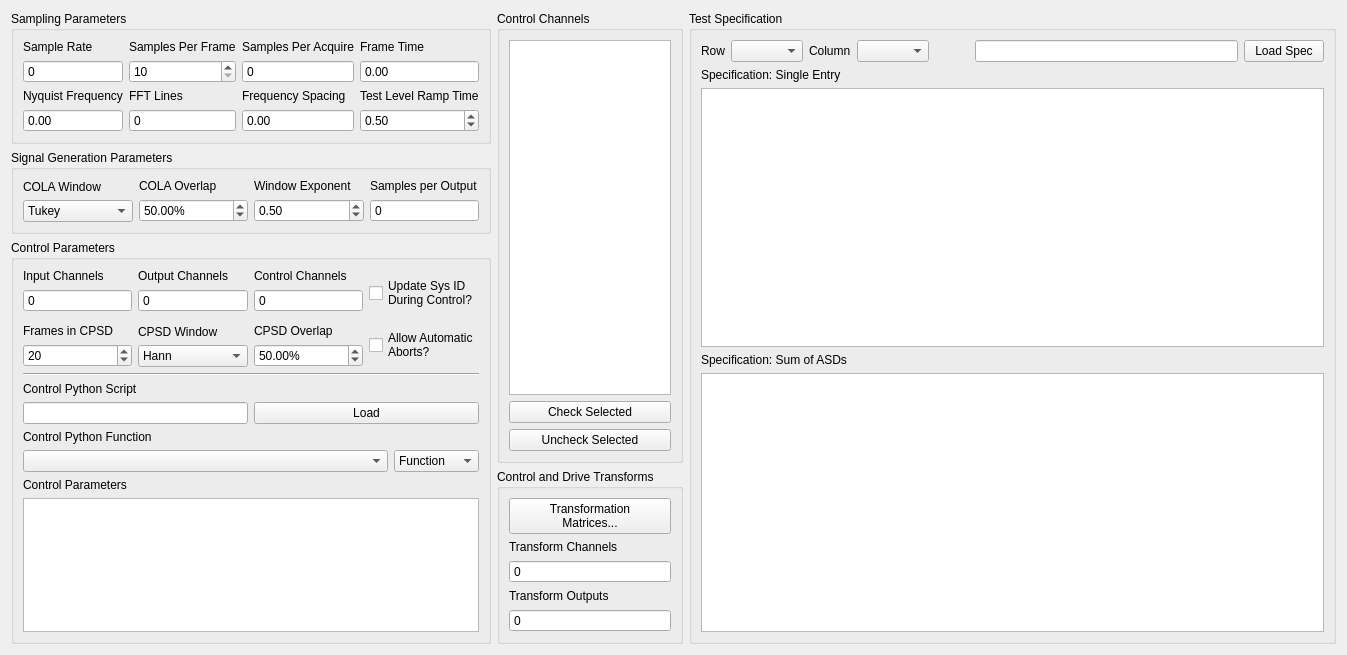
<?xml version="1.0" encoding="UTF-8"?>
<ui version="4.0">
 <class>Form</class>
 <widget class="QWidget" name="Form">
  <property name="geometry">
   <rect>
    <x>0</x>
    <y>0</y>
    <width>1347</width>
    <height>655</height>
   </rect>
  </property>
  <property name="windowTitle">
   <string>Form</string>
  </property>
  <layout class="QVBoxLayout" name="verticalLayout">
   <item>
    <layout class="QHBoxLayout" name="specification_layout" stretch="0,0,1">
     <item>
      <layout class="QVBoxLayout" name="specification_summary_layout">
       <item>
        <widget class="QGroupBox" name="sampling_parameters_groupbox">
         <property name="title">
          <string>Sampling Parameters</string>
         </property>
         <layout class="QGridLayout" name="gridLayout">
          <item row="0" column="2">
           <layout class="QVBoxLayout" name="samples_per_read_layout">
            <item>
             <widget class="QLabel" name="samples_per_acquire_label">
              <property name="text">
               <string>Samples Per Acquire</string>
              </property>
             </widget>
            </item>
            <item>
             <widget class="QSpinBox" name="samples_per_acquire_display">
              <property name="enabled">
               <bool>true</bool>
              </property>
              <property name="toolTip">
               <string>Number of samples that the control process processes at a time.  This will be equal to the Samples per Frame * (1 - Overlap Percentage / 100).  This need correspond to the read or write size of the data acquisition system as the control process acquisition is buffered.</string>
              </property>
              <property name="readOnly">
               <bool>true</bool>
              </property>
              <property name="buttonSymbols">
               <enum>QAbstractSpinBox::NoButtons</enum>
              </property>
              <property name="prefix">
               <string/>
              </property>
              <property name="maximum">
               <number>1000000</number>
              </property>
             </widget>
            </item>
           </layout>
          </item>
          <item row="0" column="0">
           <layout class="QVBoxLayout" name="samples_per_frame_layout">
            <item>
             <widget class="QLabel" name="sample_rate_display_label">
              <property name="text">
               <string>Sample Rate</string>
              </property>
             </widget>
            </item>
            <item>
             <widget class="QSpinBox" name="sample_rate_display">
              <property name="enabled">
               <bool>true</bool>
              </property>
              <property name="toolTip">
               <string>Sample rate in samples per second of the data acquisition hardware.  This is a global parameter and must be set in the Data Acquisition Setup tab.</string>
              </property>
              <property name="readOnly">
               <bool>true</bool>
              </property>
              <property name="buttonSymbols">
               <enum>QAbstractSpinBox::NoButtons</enum>
              </property>
              <property name="prefix">
               <string/>
              </property>
              <property name="maximum">
               <number>1000000</number>
              </property>
             </widget>
            </item>
           </layout>
          </item>
          <item row="1" column="0">
           <layout class="QVBoxLayout" name="nyquist_frequency_layout">
            <item>
             <widget class="QLabel" name="nyquist_frequency_label">
              <property name="text">
               <string>Nyquist Frequency</string>
              </property>
             </widget>
            </item>
            <item>
             <widget class="QDoubleSpinBox" name="nyquist_frequency_display">
              <property name="enabled">
               <bool>true</bool>
              </property>
              <property name="toolTip">
               <string>The Nyquist Frequency is the highest frequency that can be analyzed using frequency domain techniques.  It is the Sample Rate / 2.</string>
              </property>
              <property name="readOnly">
               <bool>true</bool>
              </property>
              <property name="buttonSymbols">
               <enum>QAbstractSpinBox::NoButtons</enum>
              </property>
              <property name="maximum">
               <double>1000000.000000000000000</double>
              </property>
             </widget>
            </item>
           </layout>
          </item>
          <item row="1" column="1">
           <layout class="QVBoxLayout" name="fft_lines_layout">
            <item>
             <widget class="QLabel" name="fft_lines_label">
              <property name="text">
               <string>FFT Lines</string>
              </property>
             </widget>
            </item>
            <item>
             <widget class="QSpinBox" name="fft_lines_display">
              <property name="enabled">
               <bool>true</bool>
              </property>
              <property name="toolTip">
               <string>The number of frequency lines in the Fast Fourier Transform output, which is the number of frequency lines that will be in the Transfer Function and CPSD matrices.</string>
              </property>
              <property name="readOnly">
               <bool>true</bool>
              </property>
              <property name="buttonSymbols">
               <enum>QAbstractSpinBox::NoButtons</enum>
              </property>
              <property name="prefix">
               <string/>
              </property>
              <property name="maximum">
               <number>1000000</number>
              </property>
             </widget>
            </item>
           </layout>
          </item>
          <item row="1" column="2">
           <layout class="QVBoxLayout" name="frequency_spacing_layout">
            <item>
             <widget class="QLabel" name="frequency_spacing_label">
              <property name="text">
               <string>Frequency Spacing</string>
              </property>
             </widget>
            </item>
            <item>
             <widget class="QDoubleSpinBox" name="frequency_spacing_display">
              <property name="enabled">
               <bool>true</bool>
              </property>
              <property name="toolTip">
               <string>The frequency resolution of the measurement, computed by 1/Frame Time.</string>
              </property>
              <property name="readOnly">
               <bool>true</bool>
              </property>
              <property name="buttonSymbols">
               <enum>QAbstractSpinBox::NoButtons</enum>
              </property>
              <property name="maximum">
               <double>1000000.000000000000000</double>
              </property>
             </widget>
            </item>
           </layout>
          </item>
          <item row="0" column="1">
           <layout class="QVBoxLayout" name="sample_rate_layout">
            <item>
             <widget class="QLabel" name="samples_per_frame_label">
              <property name="text">
               <string>Samples Per Frame</string>
              </property>
             </widget>
            </item>
            <item>
             <widget class="QSpinBox" name="samples_per_frame_selector">
              <property name="enabled">
               <bool>true</bool>
              </property>
              <property name="toolTip">
               <string>Samples per measurement frame in the controller. The measurement frame is the &amp;quot;block&amp;quot; of data upon which the signal processing will be performed. This value will determine the window size. A larger value will result in more frequency lines in the FFT analysis. This need not correspond to the read or write size in the data acquisition system.</string>
              </property>
              <property name="readOnly">
               <bool>false</bool>
              </property>
              <property name="buttonSymbols">
               <enum>QAbstractSpinBox::UpDownArrows</enum>
              </property>
              <property name="keyboardTracking">
               <bool>false</bool>
              </property>
              <property name="prefix">
               <string/>
              </property>
              <property name="minimum">
               <number>10</number>
              </property>
              <property name="maximum">
               <number>1000000</number>
              </property>
              <property name="singleStep">
               <number>2</number>
              </property>
             </widget>
            </item>
           </layout>
          </item>
          <item row="0" column="5">
           <layout class="QVBoxLayout" name="frame_time_layout">
            <item>
             <widget class="QLabel" name="frame_time_label">
              <property name="text">
               <string>Frame Time</string>
              </property>
             </widget>
            </item>
            <item>
             <widget class="QDoubleSpinBox" name="frame_time_display">
              <property name="enabled">
               <bool>true</bool>
              </property>
              <property name="toolTip">
               <string>Time to acquire each measurement frame in seconds.  This is the Samples per Frame divided by the Sample Rate.</string>
              </property>
              <property name="readOnly">
               <bool>true</bool>
              </property>
              <property name="buttonSymbols">
               <enum>QAbstractSpinBox::NoButtons</enum>
              </property>
             </widget>
            </item>
           </layout>
          </item>
          <item row="1" column="5">
           <layout class="QVBoxLayout" name="verticalLayout_2">
            <item>
             <widget class="QLabel" name="ramp_time_label">
              <property name="text">
               <string>Test Level Ramp Time</string>
              </property>
             </widget>
            </item>
            <item>
             <widget class="QDoubleSpinBox" name="ramp_time_spinbox">
              <property name="toolTip">
               <string>Time in seconds that the controller takes to change the test level. The test level is changed smoothly to prevent damaging the excitation hardware or part under test. Larger numbers will result in a more smooth transition between test levels, while smaller numbers will make the test level change more quickly.</string>
              </property>
              <property name="minimum">
               <double>0.100000000000000</double>
              </property>
              <property name="maximum">
               <double>100.000000000000000</double>
              </property>
              <property name="singleStep">
               <double>0.100000000000000</double>
              </property>
              <property name="value">
               <double>0.500000000000000</double>
              </property>
             </widget>
            </item>
           </layout>
          </item>
         </layout>
        </widget>
       </item>
       <item>
        <widget class="QGroupBox" name="signal_generation_groupbox">
         <property name="title">
          <string>Signal Generation Parameters</string>
         </property>
         <layout class="QGridLayout" name="gridLayout_2">
          <item row="0" column="0">
           <layout class="QVBoxLayout" name="cola_window_layout">
            <item>
             <widget class="QLabel" name="cola_window_display_label">
              <property name="text">
               <string>COLA Window</string>
              </property>
             </widget>
            </item>
            <item>
             <widget class="QComboBox" name="cola_window_selector">
              <property name="toolTip">
               <string>Window function to use when performing the Constant Overlap and Add to combine time realizations into a continuous signal.  A Hann window is limited to 50% overlap.  Tukey windows can have variable overlap.</string>
              </property>
              <item>
               <property name="text">
                <string>Tukey</string>
               </property>
              </item>
              <item>
               <property name="text">
                <string>Hann</string>
               </property>
              </item>
             </widget>
            </item>
           </layout>
          </item>
          <item row="0" column="2">
           <layout class="QVBoxLayout" name="window_exponent_layout">
            <item>
             <widget class="QLabel" name="window_exponent_label">
              <property name="text">
               <string>Window Exponent</string>
              </property>
             </widget>
            </item>
            <item>
             <widget class="QDoubleSpinBox" name="cola_exponent_selector">
              <property name="toolTip">
               <string>Exponent that the window function is raised to.  This should typically be 0.5 to ensure a constant variance in the signal.  Don't change this value unless you know what you're doing.</string>
              </property>
              <property name="minimum">
               <double>-100.000000000000000</double>
              </property>
              <property name="maximum">
               <double>100.000000000000000</double>
              </property>
              <property name="singleStep">
               <double>0.500000000000000</double>
              </property>
              <property name="value">
               <double>0.500000000000000</double>
              </property>
             </widget>
            </item>
           </layout>
          </item>
          <item row="0" column="1">
           <layout class="QVBoxLayout" name="cola_overlap_percent_layout">
            <item>
             <widget class="QLabel" name="cola_overlap_percent_label">
              <property name="text">
               <string>COLA Overlap</string>
              </property>
             </widget>
            </item>
            <item>
             <widget class="QDoubleSpinBox" name="cola_overlap_percentage_selector">
              <property name="toolTip">
               <string>Percentage overlap between frames that are assembled using the Constant Overlap and Add</string>
              </property>
              <property name="suffix">
               <string>%</string>
              </property>
              <property name="value">
               <double>50.000000000000000</double>
              </property>
             </widget>
            </item>
           </layout>
          </item>
          <item row="0" column="3">
           <layout class="QVBoxLayout" name="samples_per_write_layout">
            <item>
             <widget class="QLabel" name="samples_per_write_label">
              <property name="text">
               <string>Samples per Output</string>
              </property>
             </widget>
            </item>
            <item>
             <widget class="QSpinBox" name="samples_per_write_display">
              <property name="enabled">
               <bool>true</bool>
              </property>
              <property name="toolTip">
               <string>Number of new samples generated by each realization taking into account the overlap with the previous realization.</string>
              </property>
              <property name="readOnly">
               <bool>true</bool>
              </property>
              <property name="buttonSymbols">
               <enum>QAbstractSpinBox::NoButtons</enum>
              </property>
              <property name="maximum">
               <number>10000000</number>
              </property>
             </widget>
            </item>
           </layout>
          </item>
         </layout>
        </widget>
       </item>
       <item>
        <widget class="QGroupBox" name="control_parameters_groupbox">
         <property name="title">
          <string>Control Parameters</string>
         </property>
         <layout class="QGridLayout" name="gridLayout_3">
          <item row="4" column="0" colspan="4">
           <widget class="Line" name="control_separator">
            <property name="orientation">
             <enum>Qt::Horizontal</enum>
            </property>
           </widget>
          </item>
          <item row="0" column="0">
           <layout class="QVBoxLayout" name="input_channels_layout">
            <item>
             <widget class="QLabel" name="input_channels_label">
              <property name="text">
               <string>Input Channels</string>
              </property>
             </widget>
            </item>
            <item>
             <widget class="QSpinBox" name="input_channels_display">
              <property name="enabled">
               <bool>true</bool>
              </property>
              <property name="toolTip">
               <string>Number of acquisition channels that the controller is measuring.</string>
              </property>
              <property name="readOnly">
               <bool>true</bool>
              </property>
              <property name="buttonSymbols">
               <enum>QAbstractSpinBox::NoButtons</enum>
              </property>
              <property name="prefix">
               <string/>
              </property>
              <property name="maximum">
               <number>1000000</number>
              </property>
             </widget>
            </item>
           </layout>
          </item>
          <item row="5" column="0" colspan="4">
           <layout class="QVBoxLayout" name="control_script_vertical_layout">
            <item>
             <widget class="QLabel" name="control_script_label">
              <property name="text">
               <string>Control Python Script</string>
              </property>
             </widget>
            </item>
            <item>
             <layout class="QHBoxLayout" name="control_script_horizontal_layout">
              <item>
               <widget class="QLineEdit" name="control_script_file_path_input">
                <property name="sizePolicy">
                 <sizepolicy hsizetype="Minimum" vsizetype="Fixed">
                  <horstretch>0</horstretch>
                  <verstretch>0</verstretch>
                 </sizepolicy>
                </property>
                <property name="toolTip">
                 <string>Python script used to specify the control law.</string>
                </property>
                <property name="readOnly">
                 <bool>true</bool>
                </property>
               </widget>
              </item>
              <item>
               <widget class="QPushButton" name="control_script_load_file_button">
                <property name="toolTip">
                 <string>Loads in a Python script to use as the control strategy</string>
                </property>
                <property name="text">
                 <string>Load</string>
                </property>
               </widget>
              </item>
             </layout>
            </item>
           </layout>
          </item>
          <item row="6" column="0" colspan="4">
           <layout class="QVBoxLayout" name="control_function_layout">
            <item>
             <widget class="QLabel" name="control_function_label">
              <property name="text">
               <string>Control Python Function</string>
              </property>
             </widget>
            </item>
            <item>
             <layout class="QHBoxLayout" name="control_function_generator_layout">
              <item>
               <widget class="QComboBox" name="control_function_input">
                <property name="sizePolicy">
                 <sizepolicy hsizetype="MinimumExpanding" vsizetype="Fixed">
                  <horstretch>0</horstretch>
                  <verstretch>0</verstretch>
                 </sizepolicy>
                </property>
                <property name="toolTip">
                 <string>Select the item within the script to use as the control law.</string>
                </property>
               </widget>
              </item>
              <item>
               <widget class="QComboBox" name="control_function_generator_selector">
                <property name="sizePolicy">
                 <sizepolicy hsizetype="Minimum" vsizetype="Fixed">
                  <horstretch>0</horstretch>
                  <verstretch>0</verstretch>
                 </sizepolicy>
                </property>
                <property name="toolTip">
                 <string>Select if the selected control law is a Function, Generator, or Class</string>
                </property>
                <item>
                 <property name="text">
                  <string>Function</string>
                 </property>
                </item>
                <item>
                 <property name="text">
                  <string>Generator</string>
                 </property>
                </item>
                <item>
                 <property name="text">
                  <string>Class</string>
                 </property>
                </item>
               </widget>
              </item>
             </layout>
            </item>
           </layout>
          </item>
          <item row="7" column="0" colspan="4">
           <layout class="QVBoxLayout" name="control_parameters_layout">
            <item>
             <widget class="QLabel" name="control_parameters_label">
              <property name="text">
               <string>Control Parameters</string>
              </property>
             </widget>
            </item>
            <item>
             <widget class="QTextEdit" name="control_parameters_text_input">
              <property name="toolTip">
               <string>Any additional parameters needed by the control law are entered in this text box.  It is up to the control law to define what is needed to be defined in this box.</string>
              </property>
              <property name="lineWrapMode">
               <enum>QTextEdit::NoWrap</enum>
              </property>
              <property name="acceptRichText">
               <bool>false</bool>
              </property>
             </widget>
            </item>
           </layout>
          </item>
          <item row="0" column="1">
           <layout class="QVBoxLayout" name="output_channels_layout">
            <item>
             <widget class="QLabel" name="output_channels_label">
              <property name="text">
               <string>Output Channels</string>
              </property>
             </widget>
            </item>
            <item>
             <widget class="QSpinBox" name="output_channels_display">
              <property name="enabled">
               <bool>true</bool>
              </property>
              <property name="toolTip">
               <string>Number of excitation channels that the controller is generating.</string>
              </property>
              <property name="readOnly">
               <bool>true</bool>
              </property>
              <property name="buttonSymbols">
               <enum>QAbstractSpinBox::NoButtons</enum>
              </property>
              <property name="prefix">
               <string/>
              </property>
              <property name="maximum">
               <number>1000000</number>
              </property>
             </widget>
            </item>
           </layout>
          </item>
          <item row="0" column="2">
           <layout class="QVBoxLayout" name="control_channels_layout">
            <item>
             <widget class="QLabel" name="control_channels_label">
              <property name="text">
               <string>Control Channels</string>
              </property>
             </widget>
            </item>
            <item>
             <widget class="QSpinBox" name="control_channels_display">
              <property name="enabled">
               <bool>true</bool>
              </property>
              <property name="toolTip">
               <string>Number of channels that the controller is using to control the system.</string>
              </property>
              <property name="readOnly">
               <bool>true</bool>
              </property>
              <property name="buttonSymbols">
               <enum>QAbstractSpinBox::NoButtons</enum>
              </property>
              <property name="prefix">
               <string/>
              </property>
              <property name="maximum">
               <number>1000000</number>
              </property>
             </widget>
            </item>
           </layout>
          </item>
          <item row="2" column="2">
           <layout class="QVBoxLayout" name="cpsd_overlap_layout">
            <item>
             <widget class="QLabel" name="cpsd_overlap_label">
              <property name="text">
               <string>CPSD Overlap</string>
              </property>
             </widget>
            </item>
            <item>
             <widget class="QDoubleSpinBox" name="cpsd_overlap_selector">
              <property name="toolTip">
               <string>Percentage overlap between measurements when constructing CPSDs.</string>
              </property>
              <property name="suffix">
               <string>%</string>
              </property>
              <property name="value">
               <double>50.000000000000000</double>
              </property>
             </widget>
            </item>
           </layout>
          </item>
          <item row="2" column="0">
           <layout class="QVBoxLayout" name="frames_in_cpsd_layout">
            <item>
             <widget class="QLabel" name="frames_in_cpsd_label">
              <property name="text">
               <string>Frames in CPSD</string>
              </property>
             </widget>
            </item>
            <item>
             <widget class="QSpinBox" name="cpsd_frames_selector">
              <property name="toolTip">
               <string>Number of measurement frames to use when computing CPSDs.</string>
              </property>
              <property name="maximum">
               <number>500</number>
              </property>
              <property name="value">
               <number>20</number>
              </property>
             </widget>
            </item>
           </layout>
          </item>
          <item row="2" column="1">
           <layout class="QVBoxLayout" name="cpsd_window_layout">
            <item>
             <widget class="QLabel" name="cpsd_window_label">
              <property name="text">
               <string>CPSD Window</string>
              </property>
             </widget>
            </item>
            <item>
             <widget class="QComboBox" name="cpsd_computation_window_selector">
              <property name="toolTip">
               <string>Window function to use when computing CPSDs.</string>
              </property>
              <item>
               <property name="text">
                <string>Hann</string>
               </property>
              </item>
             </widget>
            </item>
           </layout>
          </item>
          <item row="0" column="3" rowspan="2">
           <widget class="QCheckBox" name="update_transfer_function_during_control_selector">
            <property name="toolTip">
             <string>Checking this box will allow the controller to continually update the system identification to perhaps get a better control for nonlinear structures.  Use with caution! If, for example, a shaker becomes disconnected, the controller will see the system identification between that shaker and the control channels become very small, and it will therefore try to push the shaker harder to make up for the poor transfer function, so the problem could explode.</string>
            </property>
            <property name="layoutDirection">
             <enum>Qt::LeftToRight</enum>
            </property>
            <property name="text">
             <string>Update Sys ID
During Control?</string>
            </property>
           </widget>
          </item>
          <item row="2" column="3">
           <widget class="QCheckBox" name="auto_abort_checkbox">
            <property name="toolTip">
             <string>If checked, the controller will automatically abort if the abort level in the specification is hit.</string>
            </property>
            <property name="text">
             <string>Allow Automatic
Aborts?</string>
            </property>
           </widget>
          </item>
         </layout>
        </widget>
       </item>
      </layout>
     </item>
     <item>
      <layout class="QVBoxLayout" name="channels_layout">
       <item>
        <widget class="QGroupBox" name="control_channels_groupbox">
         <property name="title">
          <string>Control Channels</string>
         </property>
         <layout class="QVBoxLayout" name="verticalLayout_3">
          <item>
           <widget class="QListWidget" name="control_channels_selector">
            <property name="sizePolicy">
             <sizepolicy hsizetype="Minimum" vsizetype="Expanding">
              <horstretch>0</horstretch>
              <verstretch>0</verstretch>
             </sizepolicy>
            </property>
            <property name="toolTip">
             <string>Check channels that will be treated as control channels</string>
            </property>
            <property name="sizeAdjustPolicy">
             <enum>QAbstractScrollArea::AdjustToContents</enum>
            </property>
            <property name="selectionMode">
             <enum>QAbstractItemView::ExtendedSelection</enum>
            </property>
           </widget>
          </item>
          <item>
           <widget class="QPushButton" name="check_selected_button">
            <property name="toolTip">
             <string>Checks selected channels to use them as control channels.</string>
            </property>
            <property name="text">
             <string>Check Selected</string>
            </property>
           </widget>
          </item>
          <item>
           <widget class="QPushButton" name="uncheck_selected_button">
            <property name="toolTip">
             <string>Unchecks selected channels so they are not treated as control channels.</string>
            </property>
            <property name="text">
             <string>Uncheck Selected</string>
            </property>
           </widget>
          </item>
         </layout>
        </widget>
       </item>
       <item>
        <widget class="QGroupBox" name="transformation_matrices_groupbox">
         <property name="title">
          <string>Control and Drive Transforms</string>
         </property>
         <layout class="QVBoxLayout" name="verticalLayout_5">
          <item>
           <widget class="QPushButton" name="transformation_matrices_button">
            <property name="toolTip">
             <string>Open the transformation matrix dialog to allow specification of transformations to virtual control or virtual excitation channels.</string>
            </property>
            <property name="text">
             <string>Transformation
Matrices...</string>
            </property>
           </widget>
          </item>
          <item>
           <layout class="QVBoxLayout" name="transform_channels_layout">
            <item>
             <widget class="QLabel" name="transform_channels_label">
              <property name="text">
               <string>Transform Channels</string>
              </property>
             </widget>
            </item>
            <item>
             <widget class="QSpinBox" name="transform_channels_display">
              <property name="enabled">
               <bool>true</bool>
              </property>
              <property name="toolTip">
               <string>Number of virtual channels used for control if transformations are specified.</string>
              </property>
              <property name="readOnly">
               <bool>true</bool>
              </property>
              <property name="buttonSymbols">
               <enum>QAbstractSpinBox::NoButtons</enum>
              </property>
              <property name="prefix">
               <string/>
              </property>
              <property name="maximum">
               <number>1000000</number>
              </property>
             </widget>
            </item>
           </layout>
          </item>
          <item>
           <layout class="QVBoxLayout" name="transform_outputs_layout">
            <item>
             <widget class="QLabel" name="transform_outputs_label">
              <property name="text">
               <string>Transform Outputs</string>
              </property>
             </widget>
            </item>
            <item>
             <widget class="QSpinBox" name="transform_outputs_display">
              <property name="enabled">
               <bool>true</bool>
              </property>
              <property name="toolTip">
               <string>Number of virtual outputs defined if transformations are specified.</string>
              </property>
              <property name="readOnly">
               <bool>true</bool>
              </property>
              <property name="buttonSymbols">
               <enum>QAbstractSpinBox::NoButtons</enum>
              </property>
              <property name="prefix">
               <string/>
              </property>
              <property name="maximum">
               <number>1000000</number>
              </property>
             </widget>
            </item>
           </layout>
          </item>
         </layout>
        </widget>
       </item>
      </layout>
     </item>
     <item>
      <layout class="QVBoxLayout" name="test_specification_layout">
       <item>
        <widget class="QGroupBox" name="test_specification_groupbox">
         <property name="title">
          <string>Test Specification</string>
         </property>
         <layout class="QVBoxLayout" name="verticalLayout_12">
          <item>
           <layout class="QHBoxLayout" name="specification_button_layout">
            <item>
             <widget class="QLabel" name="specification_row_label">
              <property name="text">
               <string>Row</string>
              </property>
             </widget>
            </item>
            <item>
             <widget class="QComboBox" name="specification_row_selector">
              <property name="toolTip">
               <string>Select the row of the CPSD matrix to visualize</string>
              </property>
              <property name="sizeAdjustPolicy">
               <enum>QComboBox::AdjustToContents</enum>
              </property>
             </widget>
            </item>
            <item>
             <widget class="QLabel" name="specification_column_label">
              <property name="text">
               <string>Column</string>
              </property>
             </widget>
            </item>
            <item>
             <widget class="QComboBox" name="specification_column_selector">
              <property name="toolTip">
               <string>Select the column of the CPSD matrix to visualize</string>
              </property>
              <property name="sizeAdjustPolicy">
               <enum>QComboBox::AdjustToContents</enum>
              </property>
             </widget>
            </item>
            <item>
             <spacer name="specification_button_spacer">
              <property name="orientation">
               <enum>Qt::Horizontal</enum>
              </property>
              <property name="sizeType">
               <enum>QSizePolicy::Preferred</enum>
              </property>
              <property name="sizeHint" stdset="0">
               <size>
                <width>40</width>
                <height>20</height>
               </size>
              </property>
             </spacer>
            </item>
            <item>
             <widget class="QLineEdit" name="specification_file_name_display">
              <property name="toolTip">
               <string>File name of the loaded specification</string>
              </property>
              <property name="readOnly">
               <bool>true</bool>
              </property>
             </widget>
            </item>
            <item>
             <widget class="QPushButton" name="load_spec_button">
              <property name="toolTip">
               <string>Loads in a Specification file to which the controller will attempt to control</string>
              </property>
              <property name="text">
               <string>Load Spec</string>
              </property>
             </widget>
            </item>
           </layout>
          </item>
          <item>
           <widget class="QLabel" name="specification_single_entry_label">
            <property name="text">
             <string>Specification: Single Entry</string>
            </property>
           </widget>
          </item>
          <item>
           <widget class="PlotWidget" name="specification_single_plot"/>
          </item>
          <item>
           <widget class="QLabel" name="specification_sum_of_asds_label">
            <property name="text">
             <string>Specification: Sum of ASDs</string>
            </property>
           </widget>
          </item>
          <item>
           <widget class="PlotWidget" name="specification_sum_asds_plot"/>
          </item>
         </layout>
        </widget>
       </item>
      </layout>
     </item>
    </layout>
   </item>
  </layout>
 </widget>
 <customwidgets>
  <customwidget>
   <class>PlotWidget</class>
   <extends>QGraphicsView</extends>
   <header location="global">pyqtgraph</header>
  </customwidget>
 </customwidgets>
 <resources/>
 <connections/>
</ui>
